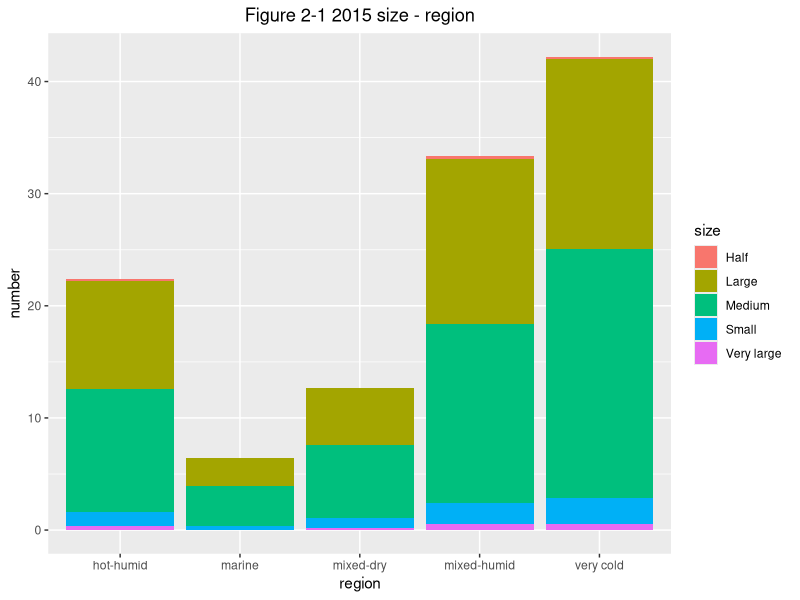
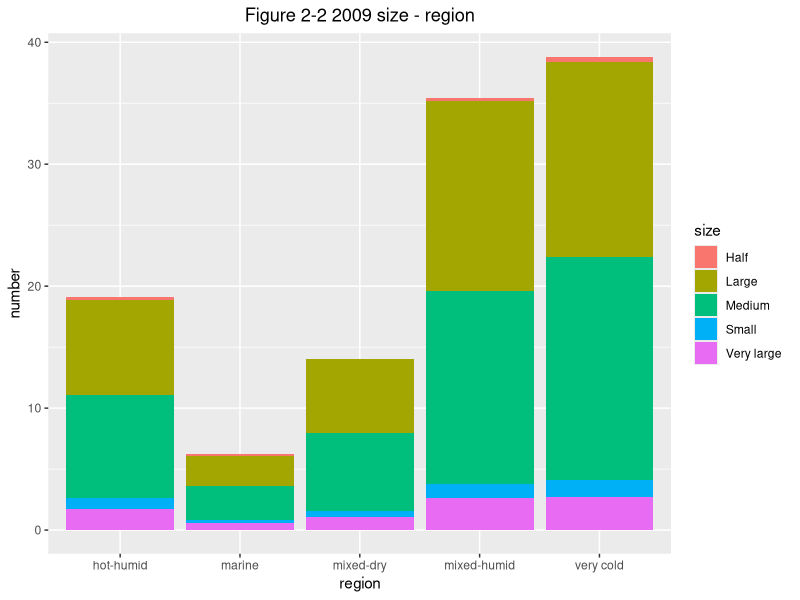
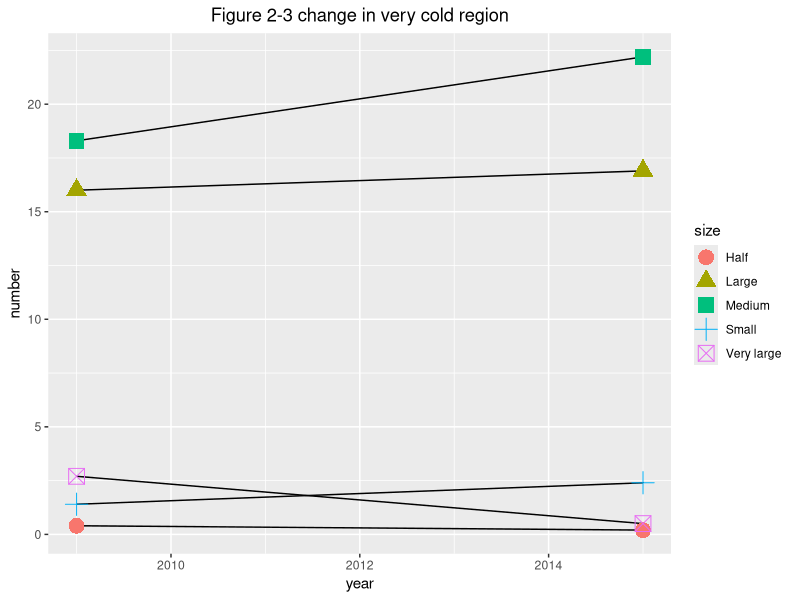
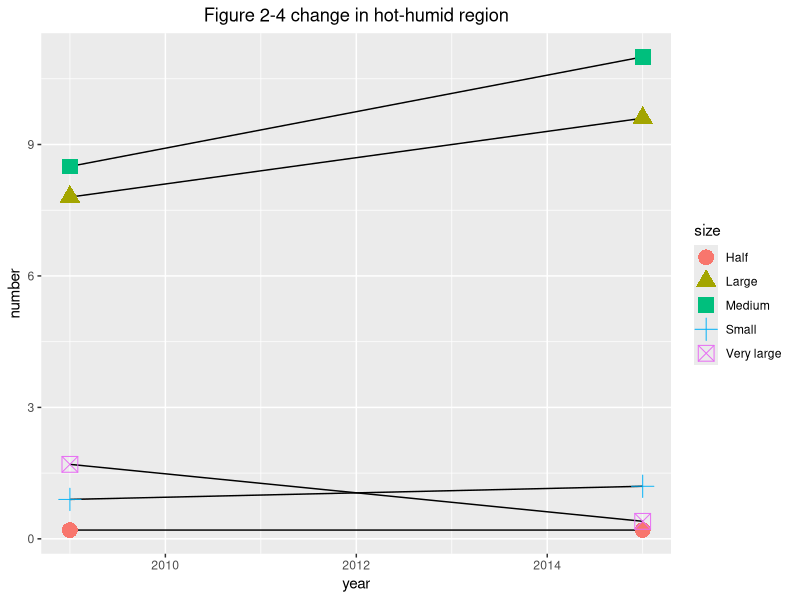
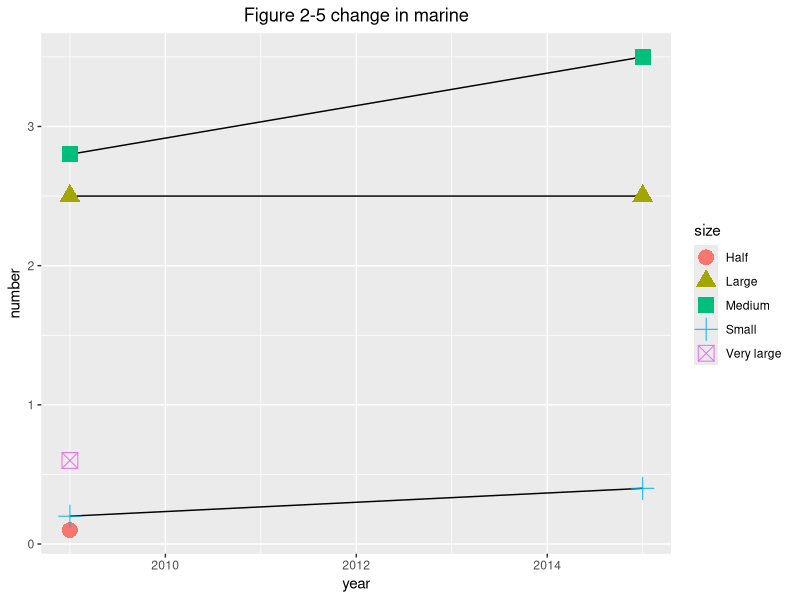
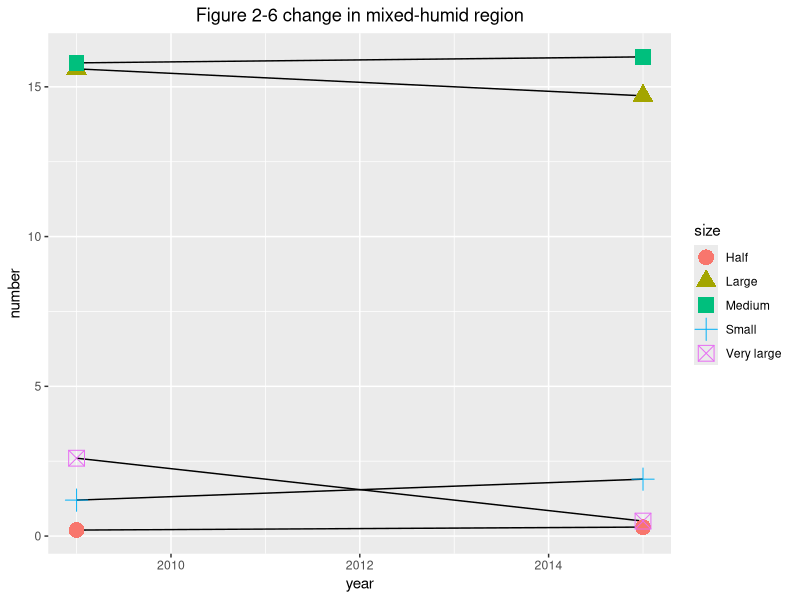
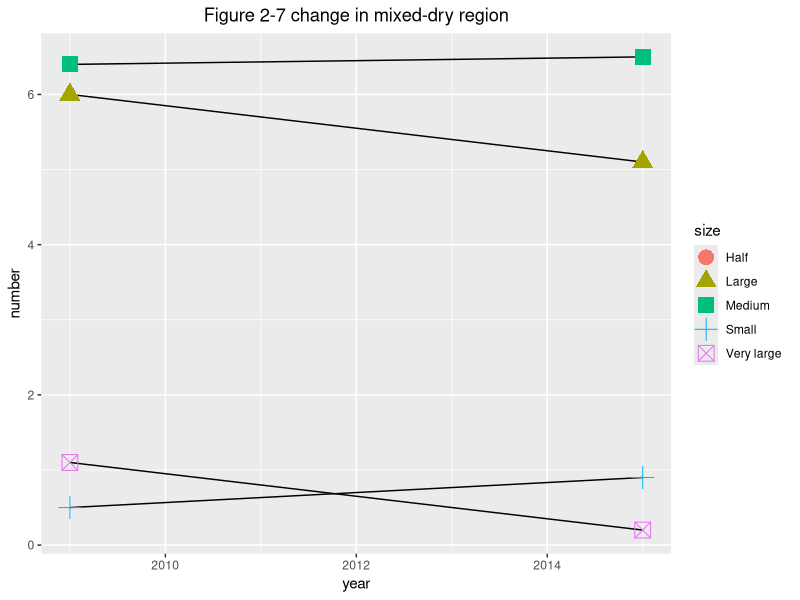

Generate these figures, in order, with R:
## ---- chunk 1
knitr::opts_chunk$set(echo = TRUE)
## ---- chunk 2
library(ggplot2)
## ---- chunk 3
data <- read.table("2015.csv", header = TRUE, sep = ",") 
size2015 <- ggplot(data[1:25,], aes(x = region, y = number, fill = size ))+
geom_bar(stat = "identity")+
labs(title = "Figure 2-1 2015 size - region") + theme(plot.title = element_text(hjust = 0.5))
size2009 <- ggplot(data[26:50,], aes(x = region, y = number, fill = size))+ geom_bar(stat = "identity")+
labs(title = "Figure 2-2 2009 size - region") +
theme(plot.title = element_text(hjust = 0.5))
size2015
size2009
## ---- chunk 4
ggplot(data[data$regionnum == 5,], aes(x = year, y = number, group = size))+ geom_line()+
geom_point(aes(shape = size, colour = size),size = 5)+
labs(title = "Figure 2-3 change in very cold region")+
theme(plot.title = element_text(hjust = 0.5))
## ---- chunk 5
ggplot(data[data$regionnum == 4,], aes(x = year, y = number, group = size))+ geom_line()+
geom_point(aes(shape = size, colour = size),size = 5)+
labs(title = "Figure 2-4 change in hot-humid region")+
theme(plot.title = element_text(hjust = 0.5))
## ---- chunk 6
ggplot(data[data$regionnum == 3,], aes(x = year, y = number, group = size))+ geom_line()+
geom_point(aes(shape = size, colour = size),size = 5)+
labs(title = "Figure 2-5 change in marine")+
theme(plot.title = element_text(hjust = 0.5))
## ---- chunk 7
ggplot(data[data$regionnum == 2,], aes(x = year, y = number, group = size))+ geom_line()+
geom_point(aes(shape = size, colour = size),size = 5)+
labs(title = "Figure 2-6 change in mixed-humid region")+
theme(plot.title = element_text(hjust = 0.5))
## ---- chunk 8
ggplot(data[data$regionnum == 1,], aes(x = year, y = number, group = size))+ geom_line()+
geom_point(aes(shape = size, colour = size),size = 5)+
labs(title = "Figure 2-7 change in mixed-dry region")+
theme(plot.title = element_text(hjust = 0.5))
